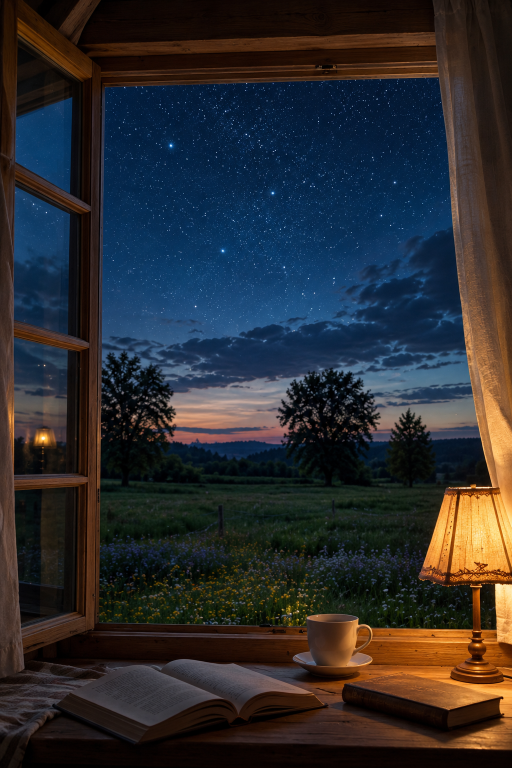
#> input picture assets/source.png, 1024 x 1536 px, found by its file name (shown at 1/2 size)
$ python cinemagraph.py
#> lines starting #> are read from the running program, lines starting #| are printed output that depends on the picture
#!/usr/bin/env python3
"""
Nighttime window cinemagraph renderer.

Takes a single still photograph and produces a subtle, photorealistic looking
animation of it by adding localized, physically-plausible motion — nothing in
the scene is invented or replaced, only gently moved or modulated:

  * an extremely slow cinematic push-in toward the open window
  * stars that gently twinkle in the night sky
  * clouds that slowly drift across the distant sky
  * meadow grass and wildflowers swaying in a faint night breeze
  * sheer curtains softly billowing with the air
  * the warm table lamp flickering naturally and very slightly
  * faint delicate steam rising slowly from the cup

The composition, architecture, window, furniture, book, cup, lamp, landscape
and lighting are all preserved. No new objects, no people, no morphing.

Every effect is driven by smooth periodic (or slowly ramping) functions so the
motion is continuous and seamless-looking. Effect strengths and the regions
they act on are fully configurable near the top of the file.

Usage:
    python3 scripts/cinemagraph.py \
        --input assets/source.png \
        --output out/night_window.mp4 \
        --seconds 8 --fps 24

Frames are streamed straight to ffmpeg (rawvideo over stdin) so no intermediate
PNGs touch the disk. A bundled static ffmpeg (imageio-ffmpeg) is used if a
system ffmpeg is not on PATH.
"""

import argparse
import shutil
import subprocess
import sys

import numpy as np
from PIL import Image


# --------------------------------------------------------------------------
# Scene layout
#
# All regions are expressed in NORMALIZED coordinates (0..1) relative to the
# image so the layout is resolution independent. Values were measured against
# the 1024x1536 source: the open casement window sits left-of-centre, the sky
# fills the upper two thirds seen through the glass, a wildflower meadow runs
# across the lower third, sheer curtains hang at both sides, the warm lamp is
# bottom-right and the teacup sits centre-bottom on the sill.
# --------------------------------------------------------------------------

# Focal point of the slow push-in: the open window opening.
PUSH_CENTER = (0.54, 0.40)
PUSH_MAX_SCALE = 1.045          # final zoom factor at the end of the clip

# Sky band (stars + clouds) seen through the window glass.
SKY_Y = (0.05, 0.52)            # vertical extent of visible sky
SKY_X = (0.19, 0.98)            # horizontal extent (right of the wooden frame)

# Cloud drift band sits low in the sky, near the horizon glow.
CLOUD_Y = (0.30, 0.53)

# Meadow of grass and wildflowers.
MEADOW_Y = (0.50, 0.82)
MEADOW_X = (0.19, 0.98)

# Sheer curtains. Left curtain is a thin translucent strip at the far left;
# the right curtain drapes down the right edge of the opening.
LEFT_CURTAIN_X = (0.00, 0.085)
RIGHT_CURTAIN_X = (0.90, 1.00)
CURTAIN_Y = (0.00, 0.70)

# Warm lamp glow, bottom right (shade + cast light).
LAMP_CENTER = (0.885, 0.735)
LAMP_RADIUS = (0.17, 0.19)      # (x, y) radius of the glow falloff

# Teacup rim — steam origin. Steam rises in a narrow plume above this point.
CUP_CENTER = (0.635, 0.815)
STEAM_WIDTH = 0.075             # half-width of the plume at the rim
STEAM_TOP = 0.58                # normalized y the plume fades out by (upwards)


# --------------------------------------------------------------------------
# Effect strengths (kept deliberately gentle — this is a cinemagraph, not a
# music video). Displacements are in pixels at the source resolution.
# --------------------------------------------------------------------------

STAR_TWINKLE_AMP = 0.55         # peak fractional brightness swing of a star
STAR_THRESHOLD = 0.62           # min luma (0..1) in sky for a pixel to twinkle
STAR_FREQS = (0.5, 0.8, 1.15)   # Hz — a few overlaid rates so it never pulses

CLOUD_DRIFT_PX = 9.0            # total horizontal cloud travel across the clip
CLOUD_SWAY_PX = 2.0             # gentle periodic sway layered on the drift

GRASS_AMP_PX = 2.6              # max horizontal sway at the bottom of the meadow
GRASS_FREQ = 0.32              # Hz base sway rate of the breeze

CURTAIN_AMP_PX = 3.4            # max horizontal billow of the sheer curtains
CURTAIN_FREQ = 0.22            # Hz

LAMP_FLICKER_AMP = 0.05         # peak fractional brightness swing of the lamp

STEAM_OPACITY = 0.16            # peak additive whiteness of the steam
STEAM_RISE = 0.9               # how fast the plume scrolls upward


def smoothstep(edge0, edge1, x):
    """Vectorized smoothstep for building feathered masks."""
    t = np.clip((x - edge0) / (edge1 - edge0 + 1e-9), 0.0, 1.0)
    return t * t * (3.0 - 2.0 * t)


def band_mask(coord, lo, hi, feather):
    """Soft 1-D band that is 1 inside [lo, hi] and feathers to 0 outside."""
    rising = smoothstep(lo - feather, lo + feather, coord)
    falling = 1.0 - smoothstep(hi - feather, hi + feather, coord)
    return rising * falling


def value_noise(shape, rng, octaves=4):
    """Cheap fractal value noise in [0,1] built from upscaled random grids."""
    h, w = shape
    out = np.zeros(shape, dtype=np.float32)
    amp = 1.0
    total = 0.0
    size = 4
    for _ in range(octaves):
        grid = rng.random((size, size)).astype(np.float32)
        tile = np.asarray(
            Image.fromarray((grid * 255).astype(np.uint8)).resize(
                (w, h), Image.BICUBIC
            ),
            dtype=np.float32,
        ) / 255.0
        out += amp * tile
        total += amp
        amp *= 0.5
        size *= 2
    return out / total


# [20 lines left out: function bilinear_sample, not called in this run]


class Cinemagraph:
    def __init__(self, image_path, seconds, fps, seed=7):
#> called with image_path = 'assets/source.png', seconds = 8, fps = 24, seed = 7
        base = Image.open(image_path).convert("RGB")
#> base is the input picture: PIL image 1024x1536 RGB; mean R, G, B 43.6, 43.6, 46.2
        self.img = np.asarray(base, dtype=np.float32) / 255.0
        self.h, self.w = self.img.shape[:2]
#> self.h = 1536; self.w = 1024
        self.seconds = seconds
        self.fps = fps
        self.frames = max(1, int(round(seconds * fps)))
        self.rng = np.random.default_rng(seed)

        # Normalized coordinate grids (output == source resolution).
        ys = (np.arange(self.h, dtype=np.float32) + 0.5) / self.h
#> ys = 1536 values from 0.000326 to 1
        xs = (np.arange(self.w, dtype=np.float32) + 0.5) / self.w
#> xs = 1024 values from 0.000488 to 1
        self.ny, self.nx = np.meshgrid(ys, xs, indexing="ij")
        self.px_x = self.nx * self.w
        self.px_y = self.ny * self.h

        self._build_masks()
        self._build_stars()
        self._build_steam()

    # -- static precomputation -------------------------------------------
    def _build_masks(self):
        nx, ny = self.nx, self.ny

        sky = band_mask(ny, *SKY_Y, 0.03) * band_mask(nx, *SKY_X, 0.02)
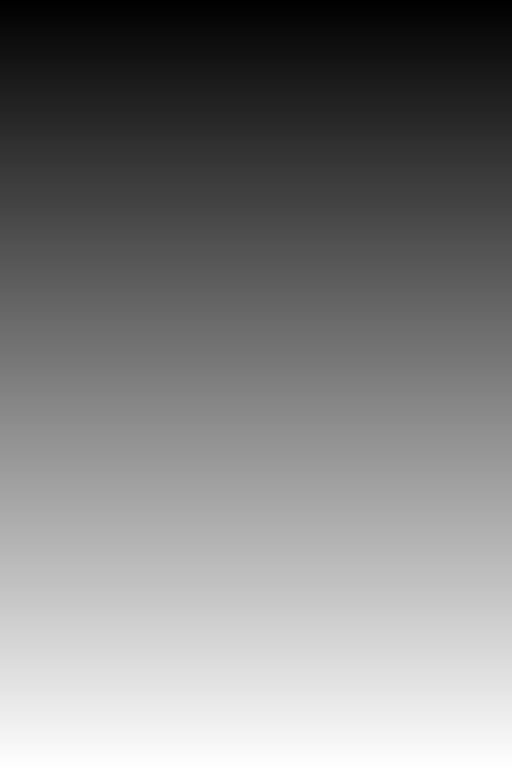
#> ny: shape (1536, 1024) float32 (shown at 1/2 size); min 0.000326, max 1, mean 0.5
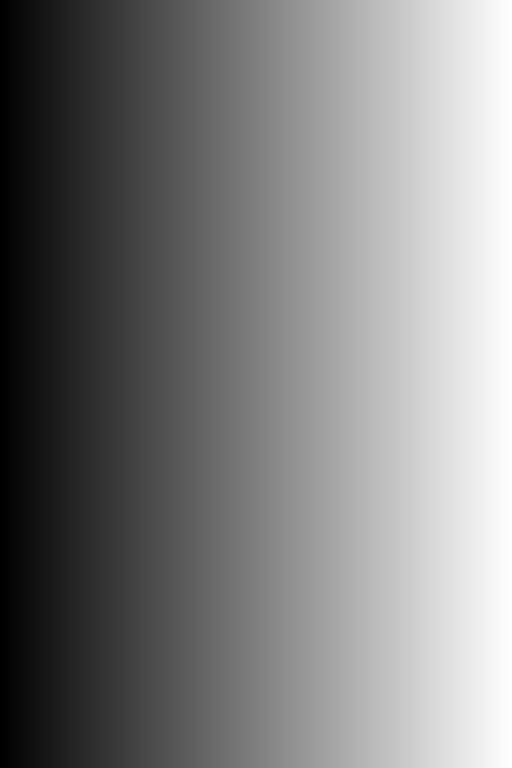
#> nx: shape (1536, 1024) float32 (shown at 1/2 size); min 0.000488, max 1, mean 0.5
        self.sky_mask = sky

        cloud = band_mask(ny, *CLOUD_Y, 0.04) * band_mask(nx, *SKY_X, 0.03)
        self.cloud_mask = cloud

        meadow = band_mask(ny, *MEADOW_Y, 0.03) * band_mask(nx, *MEADOW_X, 0.02)
        # Sway grows toward the foreground (bottom of the meadow).
        depth = smoothstep(MEADOW_Y[0], MEADOW_Y[1], ny)
        self.meadow_mask = meadow
        self.meadow_depth = depth

        left = band_mask(nx, *LEFT_CURTAIN_X, 0.02) * band_mask(ny, *CURTAIN_Y, 0.05)
        right = band_mask(nx, *RIGHT_CURTAIN_X, 0.02) * band_mask(ny, *CURTAIN_Y, 0.05)
        self.left_curtain = left
        self.right_curtain = right

        # Radial lamp glow.
        dx = (nx - LAMP_CENTER[0]) / LAMP_RADIUS[0]
        dy = (ny - LAMP_CENTER[1]) / LAMP_RADIUS[1]
        r = np.sqrt(dx * dx + dy * dy)
        self.lamp_mask = 1.0 - smoothstep(0.4, 1.0, r)

    def _build_stars(self):
        luma = (
            0.2126 * self.img[..., 0]
            + 0.7152 * self.img[..., 1]
            + 0.0722 * self.img[..., 2]
        )
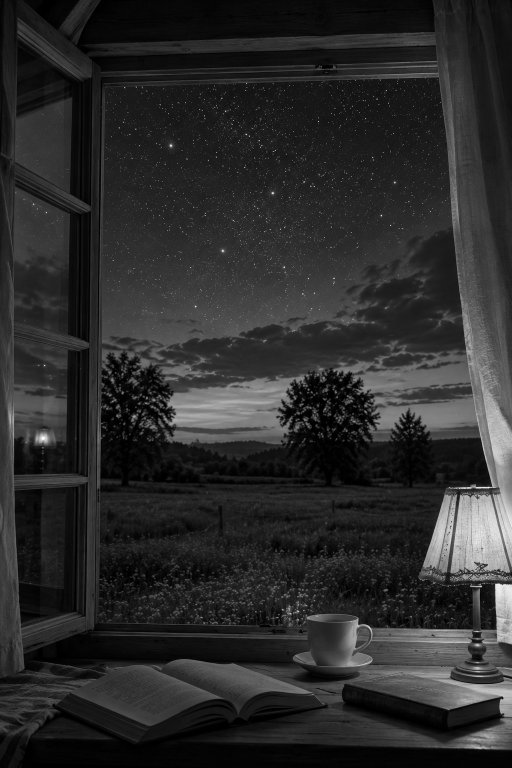
#> luma: shape (1536, 1024) float32 (shown at 1/2 size); min 0, max 0.998, mean 0.172
        # Only bright, isolated points high in the sky twinkle — not the
        # horizon glow or the meadow.
        star_region = self.sky_mask * band_mask(self.ny, 0.05, 0.44, 0.05)
        stars = (luma > STAR_THRESHOLD).astype(np.float32) * star_region
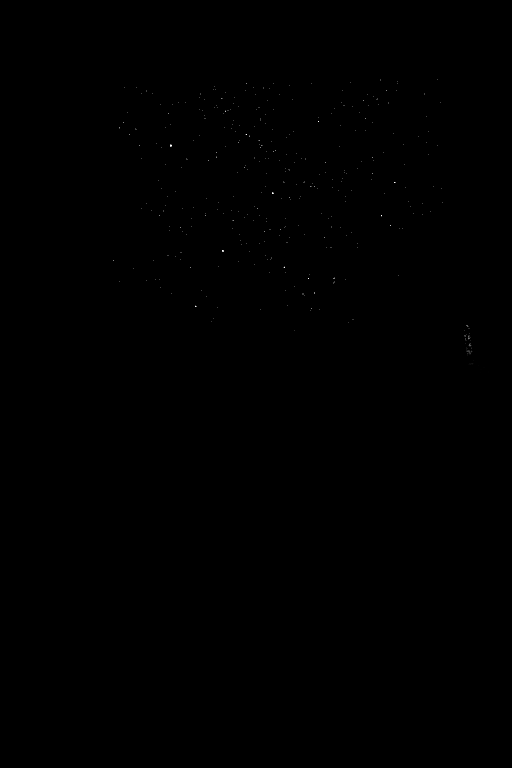
#> stars: shape (1536, 1024) float32 (shown at 1/2 size); min 0, max 1, mean 0.00034
        self.star_field = stars
        # A per-pixel random phase so stars are out of sync with each other.
        self.star_phase = self.rng.random((self.h, self.w)).astype(np.float32) * (2 * np.pi)

    def _build_steam(self):
        nx, ny = self.nx, self.ny
        # Horizontal falloff around the plume centre; widens slightly as it rises.
        rise = smoothstep(CUP_CENTER[1], STEAM_TOP, ny)          # 0 at rim -> 1 at top
        width = STEAM_WIDTH * (1.0 + 1.3 * (1.0 - rise))
        horiz = 1.0 - smoothstep(0.0, 1.0, np.abs(nx - CUP_CENTER[0]) / width)
        # Vertical envelope: rises from the rim, fades out near the top.
        vert = band_mask(ny, STEAM_TOP, CUP_CENTER[1] + 0.01, 0.05)
        vert *= smoothstep(STEAM_TOP - 0.02, STEAM_TOP + 0.12, ny)
        self.steam_mask = np.clip(horiz * vert, 0.0, 1.0)
        # Tall noise texture we scroll upward for the wisps.
        self.steam_noise = value_noise((self.h, self.w), self.rng, octaves=5)

    # -- per-frame rendering ---------------------------------------------
    # [80 lines left out: function render_frame, not called in this run]


def find_ffmpeg():
    exe = shutil.which("ffmpeg")
    if exe:
        return exe
    try:
        import imageio_ffmpeg
        return imageio_ffmpeg.get_ffmpeg_exe()
    except Exception:
        sys.exit("ffmpeg not found and imageio-ffmpeg not installed.")


def main():
    ap = argparse.ArgumentParser(description="Render a nighttime window cinemagraph.")
    ap.add_argument("--input", default="assets/source.png")
    ap.add_argument("--output", default="out/night_window.mp4")
    ap.add_argument("--seconds", type=float, default=8.0)
    ap.add_argument("--fps", type=int, default=24)
    ap.add_argument("--crf", type=int, default=17, help="x264 quality (lower=better)")
    ap.add_argument("--seed", type=int, default=7)
    args = ap.parse_args()

    cg = Cinemagraph(args.input, args.seconds, args.fps, seed=args.seed)
    ffmpeg = find_ffmpeg()

    cmd = [
        ffmpeg, "-y",
        "-f", "rawvideo", "-pix_fmt", "rgb24",
        "-s", f"{cg.w}x{cg.h}", "-r", str(args.fps),
        "-i", "-",
        "-an",
        "-c:v", "libx264", "-pix_fmt", "yuv420p",
        "-crf", str(args.crf), "-preset", "slow",
        "-movflags", "+faststart",
        args.output,
    ]
    print(f"Rendering {cg.frames} frames at {cg.w}x{cg.h}, {args.fps} fps "
          f"({args.seconds}s) -> {args.output}", flush=True)
    proc = subprocess.Popen(cmd, stdin=subprocess.PIPE)
    try:
        for i in range(cg.frames):
            proc.stdin.write(cg.render_frame(i).tobytes())
            if (i + 1) % 12 == 0 or i + 1 == cg.frames:
                print(f"  frame {i + 1}/{cg.frames}", flush=True)
    finally:
        proc.stdin.close()
        rc = proc.wait()
    if rc != 0:
        sys.exit(f"ffmpeg exited with code {rc}")
    print("Done.", flush=True)


if __name__ == "__main__":
    main()
#> (the call stopped at in find_ffmpeg, `return imageio_ffmpeg.get_ffmpeg_exe()`: imageio_ffmpeg is not available in this run)
